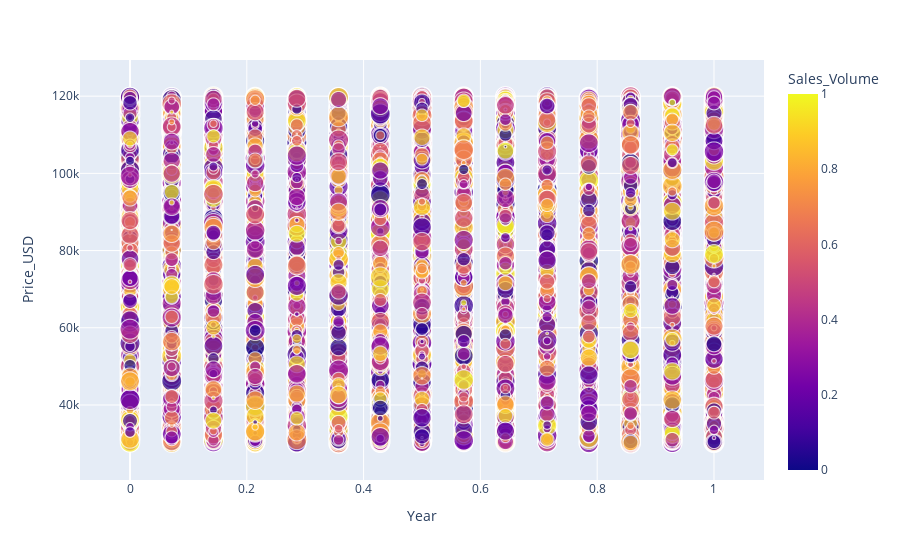

This figure's notebook cell:
### Code cell
fig = px.scatter(df, x='Year', y='Price_USD', color='Sales_Volume', size='Mileage_KM')
fig.show()

### Figure 1 — Plotly figure (JSON) as saved in the notebook; plotly's stock layout.template omitted (floating-point values rounded to 4 significant figures; data arrays with more than 128 entries replaced by an {"elided": "..."} marker saying what was removed)
{"data": [{"hovertemplate": "Year=%{x}<br>Price_USD=%{y}<br>Mileage_KM=%{marker.size}<br>Sales_Volume=%{marker.color}<extra></extra>", "legendgroup": "", "marker": {"color": {"elided": "50000 float values"}, "coloraxis": "coloraxis", "size": {"elided": "50000 float values"}, "sizemode": "area", "sizeref": 0.0025, "symbol": "circle"}, "mode": "markers", "name": "", "showlegend": false, "type": "scattergl", "x": {"elided": "50000 float values"}, "xaxis": "x", "y": {"elided": "50000 float values"}, "yaxis": "y"}], "layout": {"coloraxis": {"colorbar": {"title": {"text": "Sales_Volume"}}, "colorscale": [[0, "#0d0887"], [0.1111, "#46039f"], [0.2222, "#7201a8"], [0.3333, "#9c179e"], [0.4444, "#bd3786"], [0.5556, "#d8576b"], [0.6667, "#ed7953"], [0.7778, "#fb9f3a"], [0.8889, "#fdca26"], [1, "#f0f921"]]}, "legend": {"itemsizing": "constant", "tracegroupgap": 0}, "margin": {"t": 60}, "xaxis": {"anchor": "y", "domain": [0, 1], "title": {"text": "Year"}}, "yaxis": {"anchor": "x", "domain": [0, 1], "title": {"text": "Price_USD"}}}}
